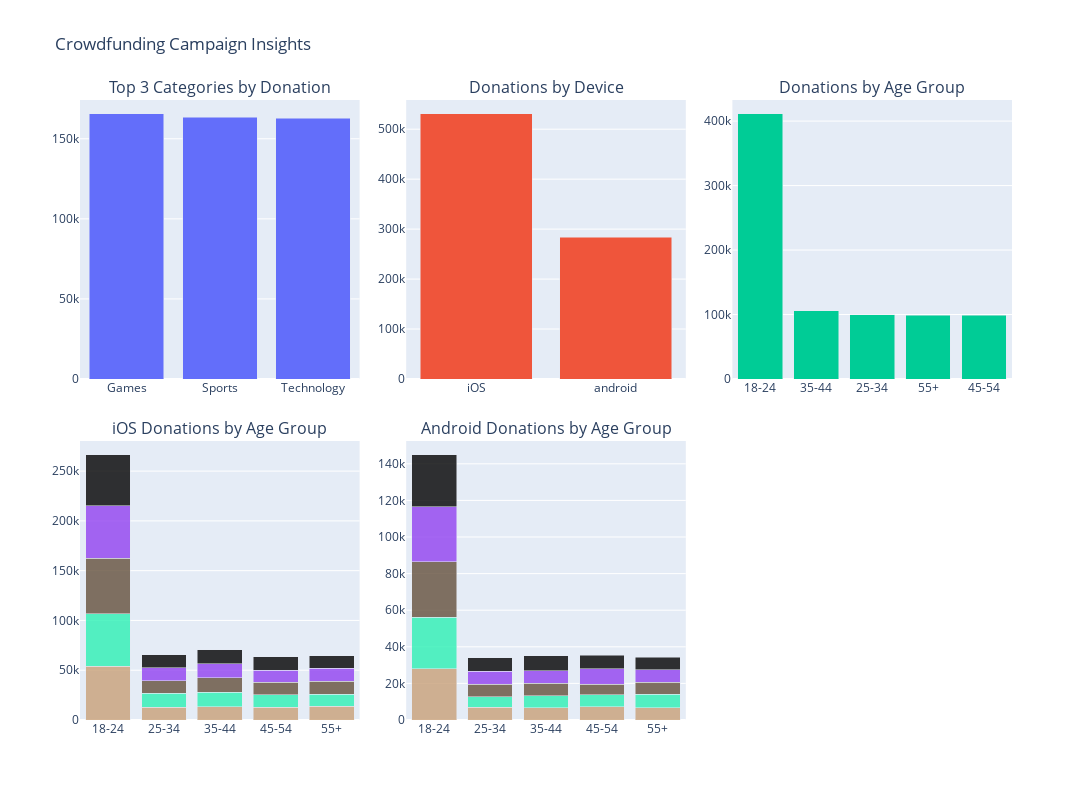

The notebook cell this image was saved under:
### Code cell
# Initial aggregations
category_donations = data.groupby('category')['amount'].sum().sort_values(ascending=False).head(3)
device_donations = data.groupby('device')['amount'].sum().sort_values(ascending=False)
age_donations = data.groupby('age')['amount'].sum().sort_values(ascending=False)

# Prepare data for iOS and Android stacked bar charts
ios_data = data[data['device'] == 'iOS']
android_data = data[data['device'] == 'android']

# Grouping and pivoting iOS data
ios_grouped = ios_data.groupby(['age', 'category'])['amount'].sum().reset_index()
ios_pivot = ios_grouped.pivot(index='age', columns='category', values='amount').fillna(0)

# Grouping and pivoting Android data
android_grouped = android_data.groupby(['age', 'category'])['amount'].sum().reset_index()
android_pivot = android_grouped.pivot(index='age', columns='category', values='amount').fillna(0)

# Define a consistent color scheme
categories = set(ios_pivot.columns) | set(android_pivot.columns)  # Union of all categories in both iOS and Android data
color_map = {category: f'rgba({(i*100)%255}, {(i*80)%255}, {(i*60)%255}, 0.8)' for i, category in enumerate(categories)}

# Creating subplots
fig = make_subplots(
    rows=2, cols=3,
    subplot_titles=("Top 3 Categories by Donation", "Donations by Device", "Donations by Age Group",
                    "iOS Donations by Age Group", "Android Donations by Age Group", ""),
    specs=[[{}, {}, {}], [{}, {}, {}]],
    vertical_spacing=0.1,
    horizontal_spacing=0.05
)

# Adding traces for the initial three visualizations
fig.add_trace(go.Bar(x=category_donations.index, y=category_donations.values), row=1, col=1)
fig.add_trace(go.Bar(x=device_donations.index, y=device_donations.values), row=1, col=2)
fig.add_trace(go.Bar(x=age_donations.index, y=age_donations.values), row=1, col=3)

# iOS contributions by age group and category
for category in ios_pivot.columns:
    fig.add_trace(go.Bar(x=ios_pivot.index, y=ios_pivot[category], name=category, marker_color=color_map[category]), row=2, col=1)

# Android contributions by age group and category
for category in android_pivot.columns:
    fig.add_trace(go.Bar(x=android_pivot.index, y=android_pivot[category], name=category, marker_color=color_map[category]), row=2, col=2)

# Update layout
fig.update_layout(
    barmode='stack',
    title_text="Crowdfunding Campaign Insights",
    showlegend=False,
    width=1200,
    height=800
)

fig.show()

### Figure 1 — Plotly figure (JSON) as saved in the notebook; plotly's stock layout.template omitted (floating-point values rounded to 4 significant figures)
{"data": [{"type": "bar", "x": ["Games", "Sports", "Technology"], "xaxis": "x", "y": [165483, 163528, 162731], "yaxis": "y"}, {"type": "bar", "x": ["iOS", "android"], "xaxis": "x2", "y": [530525, 283545], "yaxis": "y2"}, {"type": "bar", "x": ["18-24", "35-44", "25-34", "55+", "45-54"], "xaxis": "x3", "y": [411077, 105597, 99763, 98938, 98695], "yaxis": "y3"}, {"marker": {"color": "rgba(200, 160, 120, 0.8)"}, "name": "Environment", "type": "bar", "x": ["18-24", "25-34", "35-44", "45-54", "55+"], "xaxis": "x4", "y": [53769, 12929, 13537, 12659, 13683], "yaxis": "y4"}, {"marker": {"color": "rgba(45, 240, 180, 0.8)"}, "name": "Fashion", "type": "bar", "x": ["18-24", "25-34", "35-44", "45-54", "55+"], "xaxis": "x4", "y": [52913, 13745, 14246, 12742, 12052], "yaxis": "y4"}, {"marker": {"color": "rgba(100, 80, 60, 0.8)"}, "name": "Games", "type": "bar", "x": ["18-24", "25-34", "35-44", "45-54", "55+"], "xaxis": "x4", "y": [55820, 12609, 14724, 12726, 12961], "yaxis": "y4"}, {"marker": {"color": "rgba(145, 65, 240, 0.8)"}, "name": "Sports", "type": "bar", "x": ["18-24", "25-34", "35-44", "45-54", "55+"], "xaxis": "x4", "y": [52700, 13102, 13971, 11705, 13102], "yaxis": "y4"}, {"marker": {"color": "rgba(0, 0, 0, 0.8)"}, "name": "Technology", "type": "bar", "x": ["18-24", "25-34", "35-44", "45-54", "55+"], "xaxis": "x4", "y": [51035, 13317, 14139, 13579, 12760], "yaxis": "y4"}, {"marker": {"color": "rgba(200, 160, 120, 0.8)"}, "name": "Environment", "type": "bar", "x": ["18-24", "25-34", "35-44", "45-54", "55+"], "xaxis": "x5", "y": [28093, 6989, 6821, 7185, 6711], "yaxis": "y5"}, {"marker": {"color": "rgba(45, 240, 180, 0.8)"}, "name": "Fashion", "type": "bar", "x": ["18-24", "25-34", "35-44", "45-54", "55+"], "xaxis": "x5", "y": [28137, 5708, 6528, 6569, 7312], "yaxis": "y5"}, {"marker": {"color": "rgba(100, 80, 60, 0.8)"}, "name": "Games", "type": "bar", "x": ["18-24", "25-34", "35-44", "45-54", "55+"], "xaxis": "x5", "y": [30354, 6916, 6852, 5812, 6709], "yaxis": "y5"}, {"marker": {"color": "rgba(145, 65, 240, 0.8)"}, "name": "Sports", "type": "bar", "x": ["18-24", "25-34", "35-44", "45-54", "55+"], "xaxis": "x5", "y": [30026, 7043, 6820, 8337, 6722], "yaxis": "y5"}, {"marker": {"color": "rgba(0, 0, 0, 0.8)"}, "name": "Technology", "type": "bar", "x": ["18-24", "25-34", "35-44", "45-54", "55+"], "xaxis": "x5", "y": [28230, 7405, 7959, 7381, 6926], "yaxis": "y5"}], "layout": {"annotations": [{"font": {"size": 16}, "showarrow": false, "text": "Top 3 Categories by Donation", "x": 0.15, "xanchor": "center", "xref": "paper", "y": 1, "yanchor": "bottom", "yref": "paper"}, {"font": {"size": 16}, "showarrow": false, "text": "Donations by Device", "x": 0.5, "xanchor": "center", "xref": "paper", "y": 1, "yanchor": "bottom", "yref": "paper"}, {"font": {"size": 16}, "showarrow": false, "text": "Donations by Age Group", "x": 0.85, "xanchor": "center", "xref": "paper", "y": 1, "yanchor": "bottom", "yref": "paper"}, {"font": {"size": 16}, "showarrow": false, "text": "iOS Donations by Age Group", "x": 0.15, "xanchor": "center", "xref": "paper", "y": 0.45, "yanchor": "bottom", "yref": "paper"}, {"font": {"size": 16}, "showarrow": false, "text": "Android Donations by Age Group", "x": 0.5, "xanchor": "center", "xref": "paper", "y": 0.45, "yanchor": "bottom", "yref": "paper"}], "barmode": "stack", "height": 800, "showlegend": false, "title": {"text": "Crowdfunding Campaign Insights"}, "width": 1200, "xaxis": {"anchor": "y", "autorange": true, "domain": [0, 0.3], "range": [-0.5, 2.5], "type": "category"}, "xaxis2": {"anchor": "y2", "autorange": true, "domain": [0.35, 0.65], "range": [-0.5, 1.5], "type": "category"}, "xaxis3": {"anchor": "y3", "autorange": true, "domain": [0.7, 1], "range": [-0.5, 4.5], "type": "category"}, "xaxis4": {"anchor": "y4", "autorange": true, "domain": [0, 0.3], "range": [-0.5, 4.5], "type": "category"}, "xaxis5": {"anchor": "y5", "autorange": true, "domain": [0.35, 0.65], "range": [-0.5, 4.5], "type": "category"}, "xaxis6": {"anchor": "y6", "domain": [0.7, 1]}, "yaxis": {"anchor": "x", "autorange": true, "domain": [0.55, 1], "range": [0, 174200.0], "type": "linear"}, "yaxis2": {"anchor": "x2", "autorange": true, "domain": [0.55, 1], "range": [0, 558400.0], "type": "linear"}, "yaxis3": {"anchor": "x3", "autorange": true, "domain": [0.55, 1], "range": [0, 432700.0], "type": "linear"}, "yaxis4": {"anchor": "x4", "autorange": true, "domain": [0, 0.45], "range": [0, 280200.0], "type": "linear"}, "yaxis5": {"anchor": "x5", "autorange": true, "domain": [0, 0.45], "range": [0, 152500.0], "type": "linear"}, "yaxis6": {"anchor": "x6", "domain": [0, 0.45]}}}
